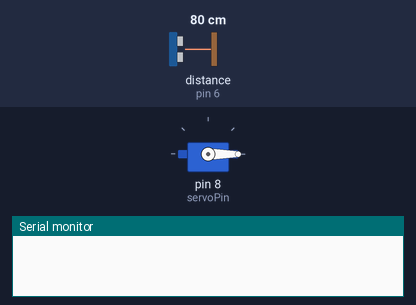
Bench run of a sketch on a simulated Arduino Uno, built with avr-gcc and run on an emulated ATmega328P. Parts: servo, the last lines printed to the serial monitor. Wiring (inferred from the names in the program): ultrasonic range finder: trigger pin 7; echo pin 6. The inputs (shaded band) are chosen by the test bench; at power-on: distance to the obstacle (sensor on pin 6) 80 cm. The echo pulse lasts 58.3 µs per cm.

Above: at 1.2 s.
1.3 s: distance to the obstacle (sensor on pin 6) set to 55 cm
2.8 s: distance to the obstacle (sensor on pin 6) set to 45 cm
At 3.7 s:
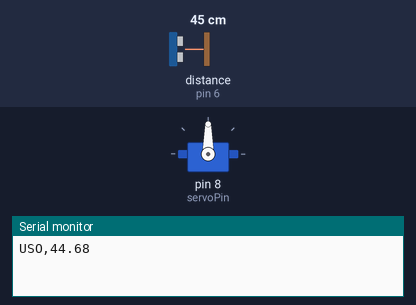
4.3 s: distance to the obstacle (sensor on pin 6) set to 59 cm
At 5.4 s:
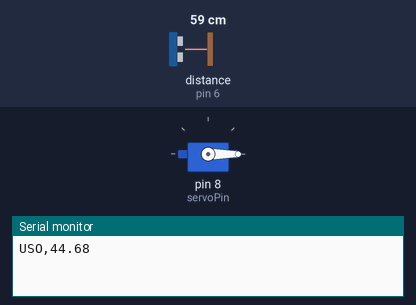
5.8 s: distance to the obstacle (sensor on pin 6) set to 2 cm
At 7.2 s:
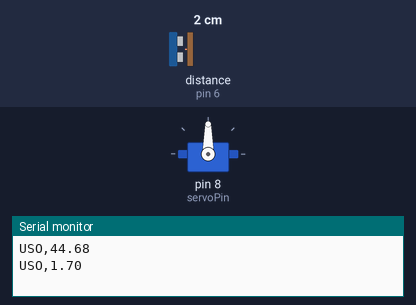
Timing chart, 0 to 8.3 s (numbered marks = the images above; inputs shaded):
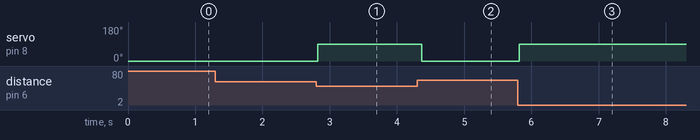

The sketch:

codigo.ino
```cpp
/*
---------------------------------------------------------
PROYECTO: Tacho de Basura Inteligente
Nombre: Tachint
Autor: Facundo Leonel
Descripción: Este programa controla un tacho de basura automático
utilizando un sensor ultrasónico y un microservomotor.
Cuando una persona acerca la mano, la tapa se abre automáticamente y se registra el uso
mediante el puerto serie.
---------------------------------------------------------
*/

#include <Servo.h>   // Librería para controlar el servomotor

Servo servoTapa;      // Objeto que controla el servomotor

// Pines utilizados por el sensor ultrasónico y el servo
const int trigPin = 7;
const int echoPin = 6;
const int servoPin = 8;

bool tapaAbierta = false; // Esta variable indica si la tapa está abierta o cerrada.
// Se utiliza para evitar registrar múltiples usos mientras la mano permanece frente al sensor.


// La función setup() se ejecuta una sola vez al iniciar el Arduino.
// Configura la comunicación serie, los pines y la posición inicial del servomotor.
void setup() {

  Serial.begin(9600); // Inicializa la comunicación serie a 9600 baudios

  // Configuración de los pines del sensor ultrasónico
  pinMode(trigPin, OUTPUT);
  pinMode(echoPin, INPUT);

  servoTapa.attach(servoPin); // Configuración del servomotor

  servoTapa.write(0); // Posición inicial: tapa cerrada

}


// La función loop(): Se ejecuta continuamente mientras el Arduino permanezca encendido.
// Los pasos son:
// 1. Mide la distancia mediante el sensor ultrasónico.
// 2. Si la mano está cerca (menos o igual a 50 cm), abre la tapa.
// 3. Envía un mensaje por el puerto serie indicando el uso.
// 4. Cuando la mano se aleja (mayor o igual a 55 cm), vuelve a cerrar la tapa.
void loop() {

  // Genera el pulso de disparo del sensor ultrasónico
  digitalWrite(trigPin, LOW);
  delayMicroseconds(2);

  digitalWrite(trigPin, HIGH);
  delayMicroseconds(10);
  digitalWrite(trigPin, LOW);

  long duracion = pulseIn(echoPin, HIGH); // Obtiene el tiempo que tarda el eco en regresar

  float distancia = duracion * 0.0343 / 2; // Convierte el tiempo recibido en distancia (cm)


  // Condición para abrir la tapa
  if (distancia <= 50 && !tapaAbierta) {


    servoTapa.write(90); // Abre la tapa

    tapaAbierta = true; // Indica que la tapa ya está abierta


    Serial.print("USO,");
    Serial.println(distancia); // Envía el evento al programa de Python

  }


  // Condición para cerrar la tapa
  else if (distancia >= 55 && tapaAbierta) {


    servoTapa.write(0);   // Cierra la tapa


    tapaAbierta = false;   // Indica que la tapa volvió a cerrarse

  }
  delay(100); // Pequeña pausa para estabilizar la lectura

}
```

Measured:
- the behaviour switches between 51 and 50 cm on distance to the obstacle (sensor on pin 6) (found by bisection; images 0 and 1)
- the behaviour switches between 55 and 56 cm on distance to the obstacle (sensor on pin 6) (found by bisection; images 1 and 2)
- after the input at 1.3 s, every drawn part: stays the same
- after the input at 2.8 s, servo on pin 8 (servoPin): 0° → 90° at once
- after the input at 4.3 s, servo on pin 8 (servoPin): 90° → 0° after 0.07 s
- after the input at 5.8 s, servo on pin 8 (servoPin): 0° → 90° at once
